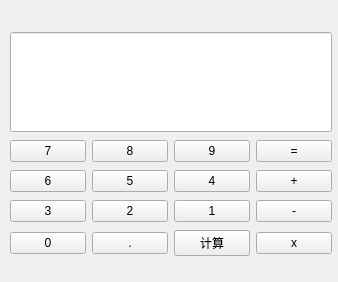
<?xml version="1.0" encoding="UTF-8"?>
<ui version="4.0">
 <class>Form</class>
 <widget class="QWidget" name="Form">
  <property name="geometry">
   <rect>
    <x>0</x>
    <y>0</y>
    <width>338</width>
    <height>282</height>
   </rect>
  </property>
  <property name="windowTitle">
   <string>Form</string>
  </property>
  <widget class="QWidget" name="">
   <property name="geometry">
    <rect>
     <x>10</x>
     <y>30</y>
     <width>322</width>
     <height>230</height>
    </rect>
   </property>
   <layout class="QVBoxLayout" name="verticalLayout">
    <item>
     <widget class="QLineEdit" name="lineEdit">
      <property name="minimumSize">
       <size>
        <width>0</width>
        <height>100</height>
       </size>
      </property>
     </widget>
    </item>
    <item>
     <layout class="QHBoxLayout" name="horizontalLayout_4">
      <item>
       <widget class="QPushButton" name="pushButton7">
        <property name="text">
         <string>7</string>
        </property>
       </widget>
      </item>
      <item>
       <widget class="QPushButton" name="pushButton8">
        <property name="text">
         <string>8</string>
        </property>
       </widget>
      </item>
      <item>
       <widget class="QPushButton" name="pushButton9">
        <property name="text">
         <string>9</string>
        </property>
       </widget>
      </item>
      <item>
       <widget class="QPushButton" name="pushButtondeng">
        <property name="text">
         <string>=</string>
        </property>
       </widget>
      </item>
     </layout>
    </item>
    <item>
     <layout class="QHBoxLayout" name="horizontalLayout_3">
      <item>
       <widget class="QPushButton" name="pushButton6">
        <property name="text">
         <string>6</string>
        </property>
       </widget>
      </item>
      <item>
       <widget class="QPushButton" name="pushButton5">
        <property name="text">
         <string>5</string>
        </property>
       </widget>
      </item>
      <item>
       <widget class="QPushButton" name="pushButton4">
        <property name="text">
         <string>4</string>
        </property>
       </widget>
      </item>
      <item>
       <widget class="QPushButton" name="pushButtonjia">
        <property name="text">
         <string>+</string>
        </property>
       </widget>
      </item>
     </layout>
    </item>
    <item>
     <layout class="QHBoxLayout" name="horizontalLayout_2">
      <item>
       <widget class="QPushButton" name="pushButton3">
        <property name="text">
         <string>3</string>
        </property>
       </widget>
      </item>
      <item>
       <widget class="QPushButton" name="pushButton2">
        <property name="text">
         <string>2</string>
        </property>
       </widget>
      </item>
      <item>
       <widget class="QPushButton" name="pushButton1">
        <property name="text">
         <string>1</string>
        </property>
       </widget>
      </item>
      <item>
       <widget class="QPushButton" name="pushButtonjian">
        <property name="text">
         <string>-</string>
        </property>
       </widget>
      </item>
     </layout>
    </item>
    <item>
     <layout class="QHBoxLayout" name="horizontalLayout">
      <item>
       <widget class="QPushButton" name="pushButton0">
        <property name="text">
         <string>0</string>
        </property>
       </widget>
      </item>
      <item>
       <widget class="QPushButton" name="pushButtondian">
        <property name="text">
         <string>.</string>
        </property>
       </widget>
      </item>
      <item>
       <widget class="QPushButton" name="pushButtonji">
        <property name="text">
         <string>计算</string>
        </property>
       </widget>
      </item>
      <item>
       <widget class="QPushButton" name="pushButtoncheng">
        <property name="text">
         <string>x</string>
        </property>
       </widget>
      </item>
     </layout>
    </item>
   </layout>
  </widget>
 </widget>
 <resources/>
 <connections/>
</ui>
